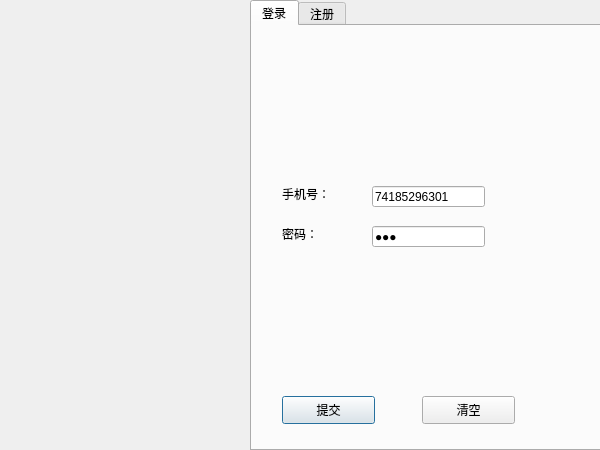
<?xml version="1.0" encoding="UTF-8"?>
<ui version="4.0">
 <class>LoginDialog</class>
 <widget class="QDialog" name="LoginDialog">
  <property name="geometry">
   <rect>
    <x>0</x>
    <y>0</y>
    <width>600</width>
    <height>450</height>
   </rect>
  </property>
  <property name="windowTitle">
   <string>Dialog</string>
  </property>
  <widget class="QLabel" name="ib_icon">
   <property name="geometry">
    <rect>
     <x>0</x>
     <y>0</y>
     <width>250</width>
     <height>451</height>
    </rect>
   </property>
   <property name="text">
    <string/>
   </property>
   <property name="pixmap">
    <pixmap>:/images/register.png</pixmap>
   </property>
   <property name="scaledContents">
    <bool>true</bool>
   </property>
  </widget>
  <widget class="QTabWidget" name="tabWidget">
   <property name="geometry">
    <rect>
     <x>250</x>
     <y>0</y>
     <width>351</width>
     <height>451</height>
    </rect>
   </property>
   <property name="currentIndex">
    <number>0</number>
   </property>
   <property name="tabBarAutoHide">
    <bool>true</bool>
   </property>
   <widget class="QWidget" name="page_login">
    <attribute name="title">
     <string>登录</string>
    </attribute>
    <widget class="QLabel" name="lb_tel">
     <property name="geometry">
      <rect>
       <x>30</x>
       <y>160</y>
       <width>72</width>
       <height>15</height>
      </rect>
     </property>
     <property name="text">
      <string>手机号：</string>
     </property>
    </widget>
    <widget class="QLabel" name="lb_password">
     <property name="geometry">
      <rect>
       <x>30</x>
       <y>200</y>
       <width>72</width>
       <height>15</height>
      </rect>
     </property>
     <property name="text">
      <string>密码：</string>
     </property>
    </widget>
    <widget class="QLineEdit" name="le_tel">
     <property name="geometry">
      <rect>
       <x>120</x>
       <y>160</y>
       <width>113</width>
       <height>21</height>
      </rect>
     </property>
     <property name="toolTip">
      <string>&lt;html&gt;&lt;head/&gt;&lt;body&gt;&lt;p&gt;手机号必须是11位数字&lt;/p&gt;&lt;/body&gt;&lt;/html&gt;</string>
     </property>
     <property name="text">
      <string>74185296301</string>
     </property>
    </widget>
    <widget class="QLineEdit" name="le_password">
     <property name="geometry">
      <rect>
       <x>120</x>
       <y>200</y>
       <width>113</width>
       <height>21</height>
      </rect>
     </property>
     <property name="text">
      <string>123</string>
     </property>
     <property name="echoMode">
      <enum>QLineEdit::Password</enum>
     </property>
    </widget>
    <widget class="QPushButton" name="pb_commit">
     <property name="geometry">
      <rect>
       <x>30</x>
       <y>370</y>
       <width>93</width>
       <height>28</height>
      </rect>
     </property>
     <property name="text">
      <string>提交</string>
     </property>
    </widget>
    <widget class="QPushButton" name="pb_clear">
     <property name="geometry">
      <rect>
       <x>170</x>
       <y>370</y>
       <width>93</width>
       <height>28</height>
      </rect>
     </property>
     <property name="text">
      <string>清空</string>
     </property>
    </widget>
   </widget>
   <widget class="QWidget" name="page_register">
    <attribute name="title">
     <string>注册</string>
    </attribute>
    <widget class="QLabel" name="lb_name_register">
     <property name="geometry">
      <rect>
       <x>20</x>
       <y>90</y>
       <width>72</width>
       <height>15</height>
      </rect>
     </property>
     <property name="text">
      <string>昵称：</string>
     </property>
    </widget>
    <widget class="QLabel" name="lb_tel_register">
     <property name="geometry">
      <rect>
       <x>20</x>
       <y>130</y>
       <width>72</width>
       <height>15</height>
      </rect>
     </property>
     <property name="text">
      <string>手机号：</string>
     </property>
    </widget>
    <widget class="QLabel" name="lb_password_register">
     <property name="geometry">
      <rect>
       <x>20</x>
       <y>170</y>
       <width>72</width>
       <height>15</height>
      </rect>
     </property>
     <property name="text">
      <string>密码：</string>
     </property>
    </widget>
    <widget class="QLineEdit" name="le_name_register">
     <property name="geometry">
      <rect>
       <x>110</x>
       <y>80</y>
       <width>113</width>
       <height>21</height>
      </rect>
     </property>
     <property name="toolTip">
      <string>&lt;html&gt;&lt;head/&gt;&lt;body&gt;&lt;p&gt;昵称不能超过五个字符&lt;/p&gt;&lt;/body&gt;&lt;/html&gt;</string>
     </property>
    </widget>
    <widget class="QLineEdit" name="le_tel_register">
     <property name="geometry">
      <rect>
       <x>110</x>
       <y>130</y>
       <width>113</width>
       <height>21</height>
      </rect>
     </property>
     <property name="toolTip">
      <string>手机号必须是11位数字</string>
     </property>
    </widget>
    <widget class="QLineEdit" name="le_password_register">
     <property name="geometry">
      <rect>
       <x>110</x>
       <y>170</y>
       <width>113</width>
       <height>21</height>
      </rect>
     </property>
     <property name="echoMode">
      <enum>QLineEdit::Password</enum>
     </property>
    </widget>
    <widget class="QPushButton" name="pb_clear_register">
     <property name="geometry">
      <rect>
       <x>160</x>
       <y>330</y>
       <width>93</width>
       <height>28</height>
      </rect>
     </property>
     <property name="text">
      <string>清空</string>
     </property>
    </widget>
    <widget class="QPushButton" name="pb_commit_register">
     <property name="geometry">
      <rect>
       <x>40</x>
       <y>330</y>
       <width>93</width>
       <height>28</height>
      </rect>
     </property>
     <property name="text">
      <string>提交</string>
     </property>
    </widget>
   </widget>
  </widget>
 </widget>
 <resources/>
 <connections/>
</ui>
